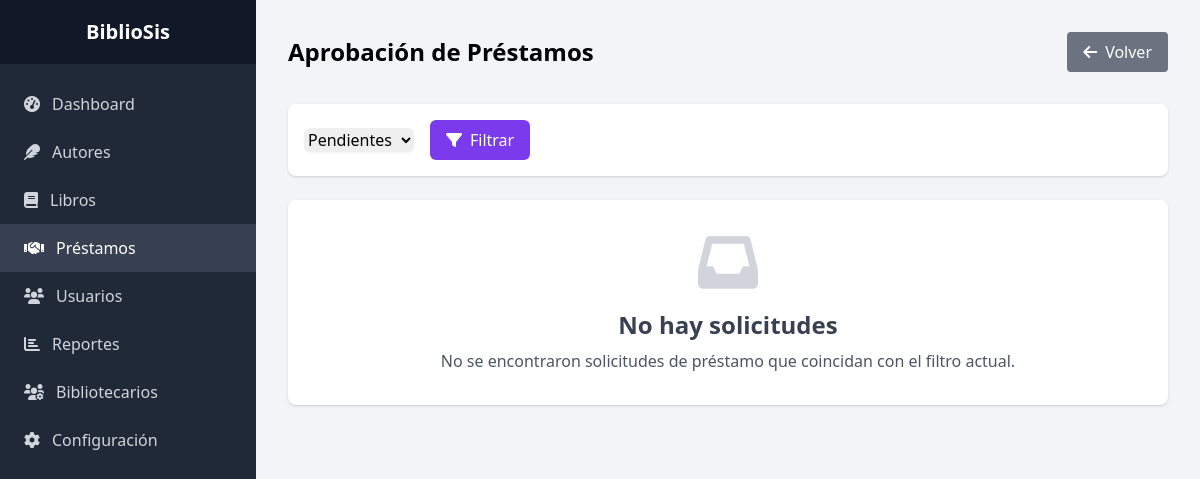
Page /admin/prestamos/aprobar.php (signed in) on the earlier database version.
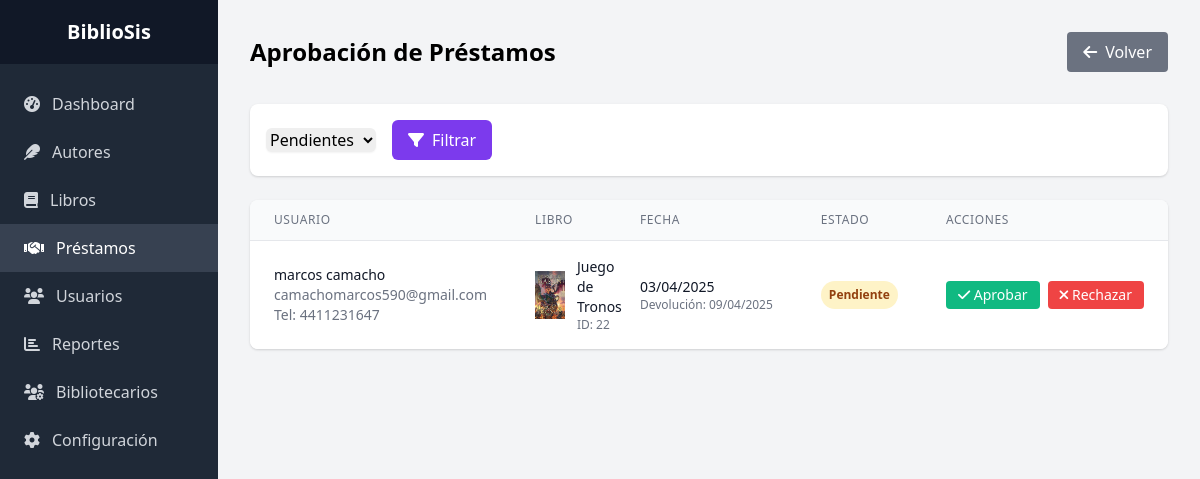
Same page on the later database version.
### tables this page shows
CREATE TABLE `prestamos` (
  `id_prestamo` int(11) NOT NULL,
  `id_libro` int(11) DEFAULT NULL,
  `id_cliente` int(11) DEFAULT NULL,
  `id_usuario` int(11) DEFAULT NULL,
  `fecha_prestamo` timestamp NOT NULL DEFAULT current_timestamp(),
  `fecha_devolucion_esperada` date NOT NULL,
  `fecha_devolucion_real` date DEFAULT NULL,
  `estado` enum('Pendiente','Aprobado','Rechazado','Prestado','Devuelto','Atrasado') DEFAULT 'Pendiente',
  `observaciones` text DEFAULT NULL,
  `observaciones_devolucion` text DEFAULT NULL
);

CREATE TABLE `clientes` (
  `id_cliente` int(11) NOT NULL,
  `nombre` varchar(100) NOT NULL,
  `apellido` varchar(100) NOT NULL,
  `email` varchar(100) DEFAULT NULL,
  `telefono` varchar(20) DEFAULT NULL,
  `direccion` text DEFAULT NULL,
  `imagen_cliente` varchar(255) DEFAULT NULL,
  `fecha_registro` timestamp NOT NULL DEFAULT current_timestamp(),
  `estado` enum('Activo','Inactivo') DEFAULT 'Activo',
  `password` varchar(255) NOT NULL DEFAULT ''
);

CREATE TABLE `libros` (
  `id_libro` int(11) NOT NULL,
  `titulo` varchar(200) NOT NULL,
  `id_autor` int(11) DEFAULT NULL,
  `id_editorial` int(11) DEFAULT NULL,
  `id_genero` int(11) DEFAULT NULL,
  `id_categoria` int(11) DEFAULT NULL,
  `isbn` varchar(13) DEFAULT NULL,
  `año_publicacion` year(4) DEFAULT NULL,
  `cantidad_total` int(11) DEFAULT 1,
  `cantidad_disponible` int(11) DEFAULT 1,
  `imagen_portada` varchar(255) DEFAULT NULL,
  `sinopsis` text DEFAULT NULL,
  `estado` enum('Disponible','Prestado','No disponible') DEFAULT 'Disponible',
  `fecha_registro` timestamp NOT NULL DEFAULT current_timestamp()
);

### admin/prestamos/aprobar.php (the view, shortened to what the changed rows need)
<?php
require_once '../../config/config.php';
$filtro = isset($_GET['filtro']) ? cleanInput($_GET['filtro']) : 'pendientes';
try {
    $sql = "
        SELECT p.*,
               l.titulo as libro_titulo, l.imagen_portada,
               c.nombre as cliente_nombre, c.apellido as cliente_apellido,
               c.email as cliente_email, c.telefono as cliente_telefono,
               u1.nombre as usuario_solicitud_nombre, u1.apellido as usuario_solicitud_apellido
        FROM prestamos p
        JOIN libros l ON p.id_libro = l.id_libro
        JOIN clientes c ON p.id_cliente = c.id_cliente
        LEFT JOIN usuarios u1 ON p.id_usuario = u1.id_usuario
    ";
    $params = [];
    switch ($filtro) {
        case 'pendientes':
            $sql .= " WHERE p.estado = 'Pendiente'";
            break;
    }
    $sql .= " ORDER BY p.fecha_prestamo DESC";
    $stmt = $pdo->prepare($sql);
    $stmt->execute($params);
    $solicitudes = $stmt->fetchAll();
} catch(PDOException $e) {
    error_log("Error en aprobar.php: " . $e->getMessage());
    $error = "Error al cargar las solicitudes de préstamo: " . $e->getMessage();
}
?>
<!DOCTYPE html>
<html lang="es">
<head>
    <link href="https://cdnjs.cloudflare.com/ajax/libs/tailwindcss/2.2.19/tailwind.min.css" rel="stylesheet">
    <link href="https://cdnjs.cloudflare.com/ajax/libs/font-awesome/6.0.0/css/all.min.css" rel="stylesheet">
</head>
<body class="bg-gray-100">
    <div class="flex">
        <div class="flex-1 p-8">
            <div class="max-w-7xl mx-auto">
                <div class="flex justify-between items-center mb-8">
                    <h1 class="text-2xl font-bold">Aprobación de Préstamos</h1>
                </div>
                <?php if (empty($solicitudes)): ?>
                    <div class="bg-white p-8 rounded-lg shadow text-center">
                        <div class="text-6xl text-gray-300 mb-4">
                            <i class="fas fa-inbox"></i>
                        </div>
                        <h2 class="text-2xl font-semibold text-gray-700 mb-2">No hay solicitudes</h2>
                        <p class="text-gray-600">
                            No se encontraron solicitudes de préstamo que coincidan con el filtro actual.
                        </p>
                    </div>
                <?php else: ?>
                    <div class="bg-white rounded-lg shadow overflow-hidden">
                        <table class="min-w-full divide-y divide-gray-200">
                            <thead class="bg-gray-50">
                                <tr>
                                    <th scope="col" class="px-6 py-3 text-left text-xs font-medium text-gray-500 uppercase tracking-wider">
                                        Usuario
                                    </th>
                                    <th scope="col" class="px-6 py-3 text-left text-xs font-medium text-gray-500 uppercase tracking-wider">
                                        Libro
                                    </th>
                                    <th scope="col" class="px-6 py-3 text-left text-xs font-medium text-gray-500 uppercase tracking-wider">
                                        Fecha
                                    </th>
                                    <th scope="col" class="px-6 py-3 text-left text-xs font-medium text-gray-500 uppercase tracking-wider">
                                        Estado
                                    </th>
                                    <th scope="col" class="px-6 py-3 text-left text-xs font-medium text-gray-500 uppercase tracking-wider">
                                        Acciones
                                    </th>
                                </tr>
                            </thead>
                            <tbody class="bg-white divide-y divide-gray-200">
                                <?php foreach ($solicitudes as $solicitud): ?>
                                <tr>
                                    <td class="px-6 py-4 whitespace-nowrap">
                                        <div class="flex items-center">
                                            <div>
                                                <div class="text-sm font-medium text-gray-900">
                                                    <?php echo htmlspecialchars($solicitud['cliente_nombre'] . ' ' . $solicitud['cliente_apellido']); ?>
                                                </div>
                                                <div class="text-sm text-gray-500">
                                                    <?php echo htmlspecialchars($solicitud['cliente_email']); ?>
                                                </div>
                                                <div class="text-sm text-gray-500">
                                                    Tel: <?php echo htmlspecialchars($solicitud['cliente_telefono']); ?>
                                                </div>
                                            </div>
                                        </div>
                                    </td>
                                    <td class="px-6 py-4">
                                        <div class="flex items-center">
                                            <?php if ($solicitud['imagen_portada']): ?>
                                                <img src="../../<?php echo htmlspecialchars($solicitud['imagen_portada']); ?>"
                                                     alt="Portada"
                                                     class="h-12 w-10 object-cover mr-3">
                                            <?php else: ?>
                                                <div class="h-12 w-10 bg-gray-200 flex items-center justify-center mr-3">
                                                    <i class="fas fa-book text-gray-400"></i>
                                                </div>
                                            <?php endif; ?>
                                            <div>
                                                <div class="text-sm font-medium text-gray-900">
                                                    <?php echo htmlspecialchars($solicitud['libro_titulo']); ?>
                                                </div>
                                                <div class="text-xs text-gray-500">
                                                    ID: <?php echo $solicitud['id_libro']; ?>
                                                </div>
                                            </div>
                                        </div>
                                    </td>
                                    <td class="px-6 py-4 whitespace-nowrap">
                                        <div class="text-sm text-gray-900">
                                            <?php echo date('d/m/Y', strtotime($solicitud['fecha_prestamo'])); ?>
                                        </div>
                                        <div class="text-xs text-gray-500">
                                            Devolución: <?php echo date('d/m/Y', strtotime($solicitud['fecha_devolucion_esperada'])); ?>
                                        </div>
                                    </td>
                                    <td class="px-6 py-4 whitespace-nowrap">
                                        <span class="px-2 py-1 inline-flex text-xs leading-5 font-semibold rounded-full
                                            <?php
                                            switch ($solicitud['estado']) {
                                                case 'Pendiente':
                                                    echo 'bg-yellow-100 text-yellow-800';
                                                    break;
                                            }
                                            ?>">
                                            <?php echo htmlspecialchars($solicitud['estado']); ?>
                                        </span>
                                    </td>
                                    <td class="px-6 py-4 whitespace-nowrap text-sm font-medium">
                                        <?php if ($solicitud['estado'] === 'Pendiente'): ?>
                                            <div class="flex space-x-2">
                                                <button onclick="mostrarModal('aprobar', <?php echo $solicitud['id_prestamo']; ?>)"
                                                        class="bg-green-500 text-white px-3 py-1 rounded hover:bg-green-600">
                                                    <i class="fas fa-check"></i> Aprobar
                                                </button>
                                                <button onclick="mostrarModal('rechazar', <?php echo $solicitud['id_prestamo']; ?>)"
                                                        class="bg-red-500 text-white px-3 py-1 rounded hover:bg-red-600">
                                                    <i class="fas fa-times"></i> Rechazar
                                                </button>
                                            </div>
                                        <?php endif; ?>
                                    </td>
                                </tr>
                                <?php endforeach; ?>
                            </tbody>
                        </table>
                    </div>
                <?php endif; ?>
            </div>
        </div>
    </div>
</body>
</html>

Differences in the rows shown:
added prestamos: id_cliente.apellido "marcos camacho", id_cliente.email "camachomarcos590@gmail.com", id_cliente.telefono "4411231647", id_libro.imagen_portada (picture), id_libro.titulo "Juego de Tronos", id_libro "22", fecha_prestamo "03/04/2025", fecha_devolucion_esperada "09/04/2025", estado "Pendiente"
Other differences:
text no longer shown: "No hay solicitudes No se encontraron solicitudes de préstamo que coincidan con el filtro actual."
text now shown: "USUARIO LIBRO FECHA ESTADO ACCIONES"
